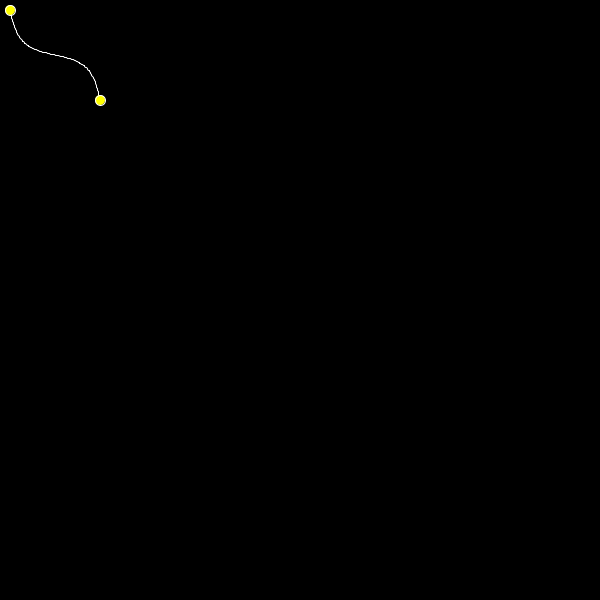
Frame 1 (no input)
Frame 60 (the mouse pressed at the canvas centre just before this capture): identical to frame 1, image omitted
Frame 120 (the mouse held since frame 60 and released just before this capture): identical to frame 1, image omitted

The Processing sketch that drew this single still picture (run headless with seeded random() and noise(); from frame 60 on, the mouse is pressed at the canvas centre):

// Processing sketch: sketch_190424b
// ── sketch_190424b.pde
color FG = #111111;
color BG = #000000;
float tileSize = 30;
float posX = 0;

//Random Color select
color[] PALLATE = {#30bced, #d16014, #e3e4db, #23395b, #050401};
//color[] PALLATE = {#26547c, #ef476f, #ffd166, #23af82, #fcfcfc};
//color[] PALLATE = {#a0006b, #ffb533, #f95c41, #9ec630, #ff959b};
float randCol = random(0, PALLATE.length);
 
//SIN WAVE BETWEEN TWO POINTS
PVector p1 = new PVector(10,10);
PVector p2 = new PVector(100,100);

float gFreq = 1; // frequency
float gAmp = 13; // amplitude in pixels

void sineTo(PVector p1, PVector p2, float freq, float amp)
{
  float d = PVector.dist(p1,p2);
  float a = atan2(p2.y-p1.y,p2.x-p1.x);
  noFill();
  pushMatrix();
    translate(p1.x,p1.y);
    rotate(a);
    beginShape();
      for (float i = 0; i <= d; i += 1) {
        vertex(i,sin(i*TWO_PI*freq/d)*amp);
      }
    endShape();
  popMatrix();
}

void setup(){
  size (600, 600);
  stroke(#ffffff);
  //noLoop();
  smooth();
  //background(PALLATE[int(randCol)]);
};

void draw(){
  ////noFill();
  background(BG);
  ////for(int y =0; y<height; y += tileSize){
  ////  for(int x =0; x<=width+1; x += tileSize){
  ////    ellipse(x+tileSize/2, y+tileSize/2, tileSize, tileSize);
  ////  }
  ////}  
  //float a = 0.0;
  //float inc = HALF_PI/25.0;

  //for (int i = 0; i < width; i=i+4) {
  //  stroke(PALLATE[int(randCol)]);
  //  line(i, 100, i, 100+sin(a)*10.0);
  //  a = a + inc;
  //}
  
  //for(int y =0; y<height; y += tileSize){
  //    println(y);
  //    for(int x =0; x<width; x += tileSize){
  //      float randCol = random(0, PALLATE.length);
  //      fill(PALLATE[int(randCol)]);
  //      //stroke(PALLATE[int(randCol)]);
  //      //strokeWeight(1);
  //      noStroke();
  //      float randSize = random(0, 4);
  //      ellipse(x, y, randSize, randSize);
              
  //      //rect(x, y, tileSize, tileSize);
  //      if (random(0, 1) > 0.5) {
  //        line(x, y, x+randSize, y+randSize);
  //      } else {
  //        //line(x+tileSize/2, y, x, y+tileSize/2);
  //      }
  //  }
  //}
  //save("screen-####.jpg");
  sineTo(p1,p2,gFreq,gAmp);
  fill(255,255,0);
  ellipse(p1.x,p1.y,10,10);
  ellipse(p2.x,p2.y,10,10);

  if (mousePressed) {
      if (dist(p1.x,p1.y,pmouseX,pmouseY) < 10) {
        p1.x += mouseX - pmouseX;
        p1.y += mouseY - pmouseY;
      }  else if (dist(p2.x,p2.y,pmouseX,pmouseY) < 10) {
        p2.x += mouseX - pmouseX;
        p2.y += mouseY - pmouseY;
      }
  }
}
void keyPressed() {
  if (key >= '1' && key <= '9') {
    gFreq = key - '0';
  }
}
